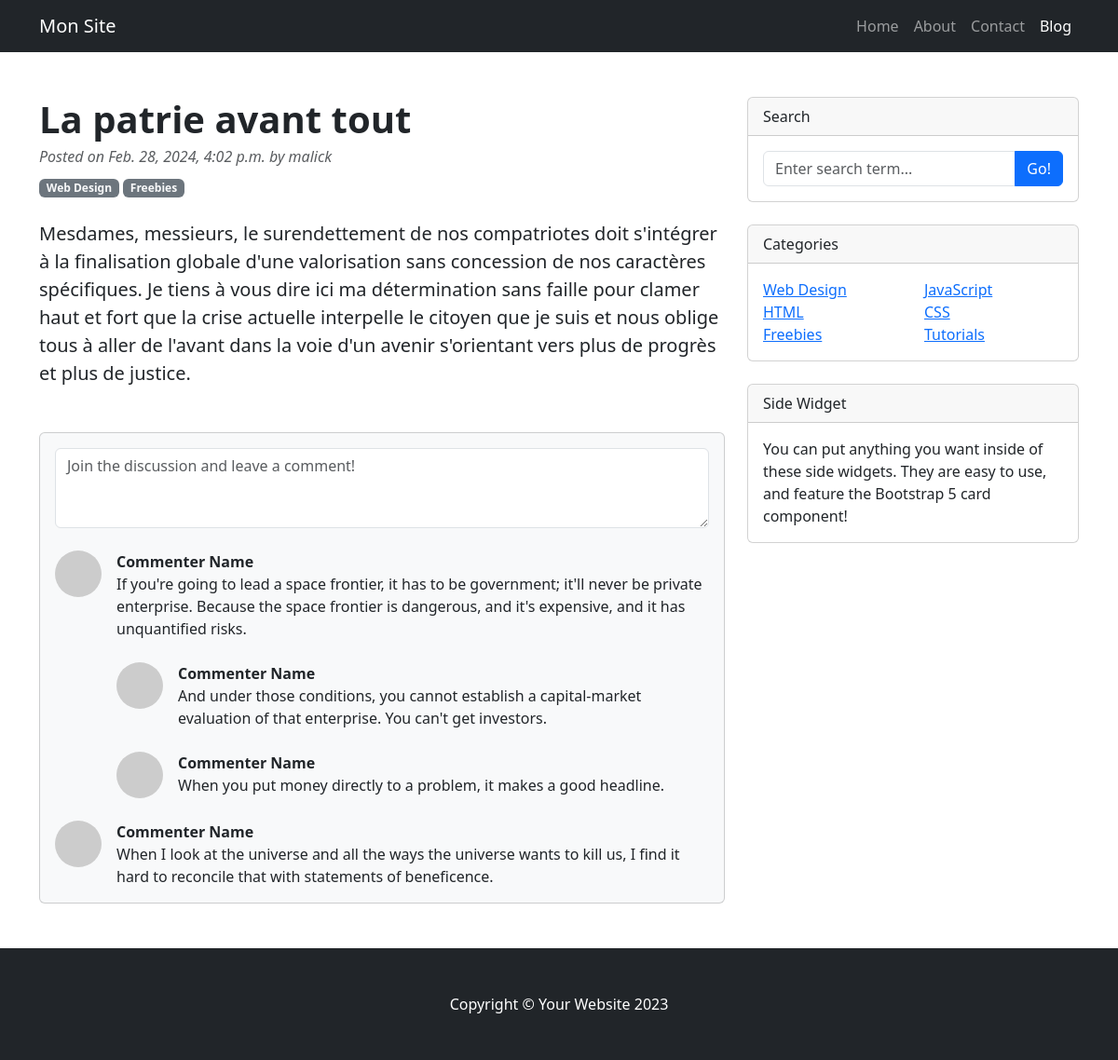
The app's page /la-patrie-avant-tout/ with its own data.
### account/models.py (models this page shows, shortened)
class Post(models.Model):
    STATUS_CHOICES = (
        ('draft', 'Draft'),
        ('published','Published'),
    )
    title = models.CharField(max_length=200)
    slug = models.SlugField(max_length=200)
    body = models.TextField()
    created = models.DateField(auto_now_add=True)
    updated = models.DateField(auto_now=True)
    status = models.CharField(choices=STATUS_CHOICES,
             default='draft', max_length=10)
    publish = models.DateTimeField(default=timezone.now())
    author = models.ForeignKey(User, on_delete=models.CASCADE,
                               related_name='posted')

### account/views.py (the view)
# urls.py: path('<slug>/',views.post_detail, name='post_detail'),
def post_detail(request, slug: str):
    post = get_object_or_404(Post,slug=slug)
    return render(request,'account/post/detail.html',{'post':post})

### account/templates/account/post/detail.html
{% extends "account/base.html" %}
{%block content%}
    <div class="container mt-5">
        <div class="row">
            <div class="col-lg-8">
                <article>
                    <header class="mb-4">
                        <h1 class="fw-bolder mb-1">{{post.title}}</h1>
                        <div class="text-muted fst-italic mb-2">Posted on {{post.publish}} by {{post.author.username}}</div>
                        <a class="badge bg-secondary text-decoration-none link-light" href="#!">Web Design</a>
                        <a class="badge bg-secondary text-decoration-none link-light" href="#!">Freebies</a>
                    </header>
                    <section class="mb-5">
                        <p class="fs-5 mb-4">{{post.body}}</p>
                    </section>
                </article>
                <section class="mb-5">
                    <div class="card bg-light">
                        <div class="card-body">
                            <form class="mb-4"><textarea class="form-control" rows="3" placeholder="Join the discussion and leave a comment!"></textarea></form>
                            <div class="d-flex mb-4">
                                <div class="flex-shrink-0"><img class="rounded-circle" src="https://dummyimage.com/50x50/ced4da/6c757d.jpg" alt="..." /></div>
                                <div class="ms-3">
                                    <div class="fw-bold">Commenter Name</div>
                                    If you're going to lead a space frontier, it has to be government; it'll never be private enterprise. Because the space frontier is dangerous, and it's expensive, and it has unquantified risks.
                                    <div class="d-flex mt-4">
                                        <div class="flex-shrink-0"><img class="rounded-circle" src="https://dummyimage.com/50x50/ced4da/6c757d.jpg" alt="..." /></div>
                                        <div class="ms-3">
                                            <div class="fw-bold">Commenter Name</div>
                                            And under those conditions, you cannot establish a capital-market evaluation of that enterprise. You can't get investors.
                                        </div>
                                    </div>
                                    <div class="d-flex mt-4">
                                        <div class="flex-shrink-0"><img class="rounded-circle" src="https://dummyimage.com/50x50/ced4da/6c757d.jpg" alt="..." /></div>
                                        <div class="ms-3">
                                            <div class="fw-bold">Commenter Name</div>
                                            When you put money directly to a problem, it makes a good headline.
                                        </div>
                                    </div>
                                </div>
                            </div>
                            <div class="d-flex">
                                <div class="flex-shrink-0"><img class="rounded-circle" src="https://dummyimage.com/50x50/ced4da/6c757d.jpg" alt="..." /></div>
                                <div class="ms-3">
                                    <div class="fw-bold">Commenter Name</div>
                                    When I look at the universe and all the ways the universe wants to kill us, I find it hard to reconcile that with statements of beneficence.
                                </div>
                            </div>
                        </div>
                    </div>
                </section>
            </div>
            <div class="col-lg-4">
                <div class="card mb-4">
                    <div class="card-header">Search</div>
                    <div class="card-body">
                        <div class="input-group">
                            <input class="form-control" type="text" placeholder="Enter search term..." aria-label="Enter search term..." aria-describedby="button-search" />
                            <button class="btn btn-primary" id="button-search" type="button">Go!</button>
                        </div>
                    </div>
                </div>
                <div class="card mb-4">
                    <div class="card-header">Categories</div>
                    <div class="card-body">
                        <div class="row">
                            <div class="col-sm-6">
                                <ul class="list-unstyled mb-0">
                                    <li><a href="#!">Web Design</a></li>
                                    <li><a href="#!">HTML</a></li>
                                    <li><a href="#!">Freebies</a></li>
                                </ul>
                            </div>
                            <div class="col-sm-6">
                                <ul class="list-unstyled mb-0">
                                    <li><a href="#!">JavaScript</a></li>
                                    <li><a href="#!">CSS</a></li>
                                    <li><a href="#!">Tutorials</a></li>
                                </ul>
                            </div>
                        </div>
                    </div>
                </div>
                <div class="card mb-4">
                    <div class="card-header">Side Widget</div>
                    <div class="card-body">You can put anything you want inside of these side widgets. They are easy to use, and feature the Bootstrap 5 card component!</div>
                </div>
            </div>
        </div>
    </div>
{%endblock content%}

### records on screen
Post: title "La patrie avant tout", publish "Feb. 28, 2024, 4:02 p.m.", author.username "malick", body "Mesdames, messieurs, le surendettement de nos compatriotes doit s'intégrer à la finalisation globale d'une valorisation sans concession de nos caractères spécifiques. Je tiens à vous dire ici ma détermination sans faille pour clamer haut et fort que la crise actuelle interpelle le citoyen que je suis et nous oblige tous à aller de l'avant dans la voie d'un avenir s'orientant vers plus de progrès et plus de justice."
